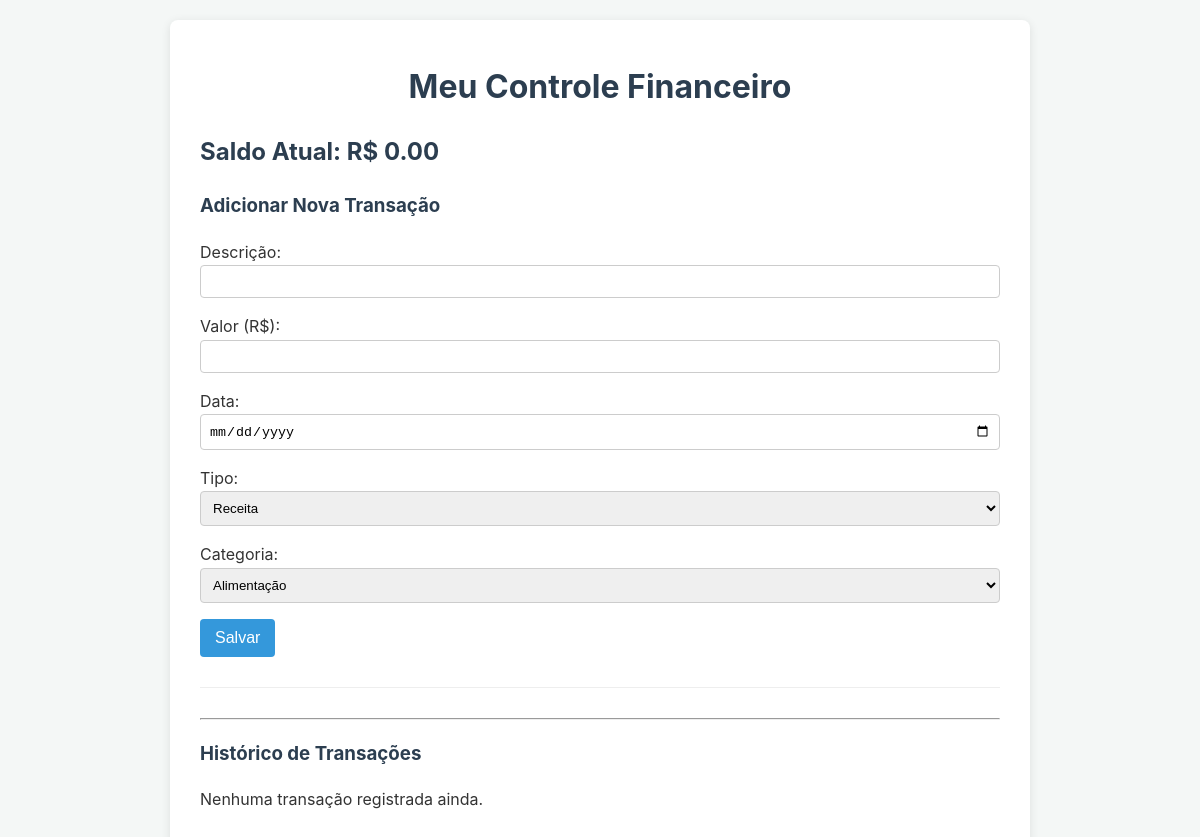
Before: / with the older database file.
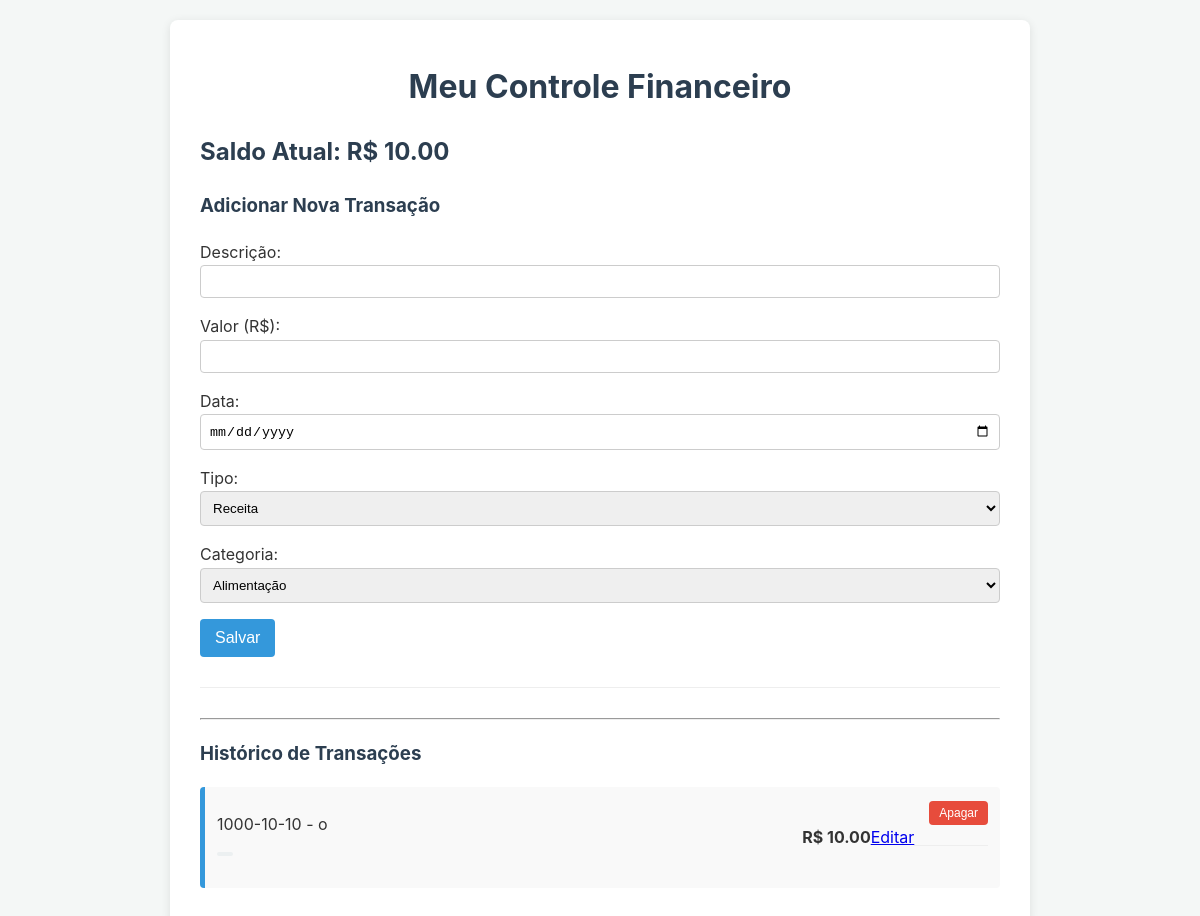
After: the same page with the newer database file.
### tables this page shows
CREATE TABLE transacoes (
        id INTEGER PRIMARY KEY AUTOINCREMENT,
        descricao TEXT NOT NULL,
        valor REAL NOT NULL,
        data TEXT NOT NULL,
        tipo TEXT NOT NULL,
        categoria_id INTEGER,
        FOREIGN KEY (categoria_id) REFERENCES categorias(id)
    );

### app.py (the view)
@app.route('/')
def index():
    conn = get_db_connection()
    transacoes = conn.execute('SELECT * FROM transacoes ORDER BY data DESC').fetchall()
    categorias = conn.execute('SELECT * FROM categorias ORDER BY nome').fetchall()
    saldo = 0
    for t in transacoes:
        if t['tipo'] == 'receita':
            saldo += t['valor']
        else:
            saldo -= t['valor']
    conn.close()
    return render_template('index.html', transacoes=transacoes, saldo=saldo, categorias=categorias)

### app.py (called while the page is built)
def get_db_connection():
    conn = sqlite3.connect('financeiro.db')
    conn.row_factory = sqlite3.Row
    return conn

### templates/index.html (shortened to what this page needs)
<!DOCTYPE html>
<html lang="pt-br">
<head>
    <link rel="stylesheet" href="{{ url_for('static', filename='style.css') }}">
</head>
<body>
    <div class="container">
        <h1>Meu Controle Financeiro</h1>
        <h2>Saldo Atual: R$ {{ "%.2f"|format(saldo) }}</h2>
        <form action="/add" method="post">
            <h3>Adicionar Nova Transação</h3>
            <p>
                Descrição: <input type="text" name="descricao" required>
            </p>
            <p>
                Valor (R$): <input type="number" name="valor" step="0.01" required>
            </p>
            <p>
                Data: <input type="date" name="data" required>
            </p>
            <p>
                Tipo:
                <select name="tipo">
                    <option value="receita">Receita</option>
                </select>
            </p>
            <p>
                Categoria:
                <select name="categoria_id">
                    {% for cat in categorias %}
                        <option value="{{ cat['id'] }}">{{ cat['nome'] }}</option>
                    {% endfor %}
                </select>
            </p>
            <p>
                <button type="submit">Salvar</button>
            </p>
        </form>
        <hr>
        <h3>Histórico de Transações</h3>
        {% if not transacoes %}
            <p>Nenhuma transação registrada ainda.</p>
        {% else %}
            <ul>
                {% for t in transacoes %}
                    <li class="{{ t['tipo'] }}">
                        <div>
                            <span>{{ t['data'] }} - {{ t['descricao'] }}</span>
                            <br>
                            <span class="category-tag">{{ t['categoria_nome'] }}</span>
                        </div>
                        <div class="transaction-actions">
                            <strong>R$ {{ "%.2f"|format(t['valor']) }}</strong>
                            <a href="{{ url_for('edit_transaction', id=t['id']) }}" class="edit-btn">Editar</a>
                            <form action="{{ url_for('delete_transaction', id=t['id']) }}" method="post" style="display: inline;">
                                <button type="submit" class="delete-btn">Apagar</button>
                            </form>
                        </div>
                    </li>
                {% endfor %}
            </ul>
        {% endif %}
    </div>
</body>
</html>

### static/style.css (style rules this page uses)
body { font-family: -apple-system, BlinkMacSystemFont, "Segoe UI", Roboto, Helvetica, Arial, sans-serif; background-color: #f4f7f6; color: #333; line-height: 1.6; margin: 0; padding: 20px; }
.container { max-width: 800px; margin: auto; background: #fff; padding: 20px 30px; border-radius: 8px; box-shadow: 0 2px 10px rgba(0, 0, 0, 0.1); }
h1, h2, h3 { color: #2c3e50; }
h1 { text-align: center; margin-bottom: 20px; }
form { margin-bottom: 30px; border-bottom: 1px solid #eee; padding-bottom: 20px; }
form p { margin-bottom: 10px; }
input[type="text"], input[type="number"], input[type="date"], select { width: 100%; padding: 8px; border: 1px solid #ccc; border-radius: 4px; box-sizing: border-box; }
button { background-color: #3498db; color: white; padding: 10px 15px; border: none; border-radius: 4px; cursor: pointer; font-size: 16px; }
ul { list-style-type: none; padding: 0; }
li { background: #f9f9f9; margin-bottom: 8px; padding: 12px; border-radius: 4px; border-left: 5px solid #3498db; display: flex; justify-content: space-between; align-items: center; }
.transaction-actions { display: flex; align-items: center; }
.delete-btn { background-color: #e74c3c; color: white; padding: 5px 10px; border: none; border-radius: 4px; cursor: pointer; font-size: 12px; margin-left: 15px; }
.category-tag { background-color: #ecf0f1; color: #7f8c8d; font-size: 12px; padding: 2px 8px; border-radius: 10px; display: inline-block; margin-top: 5px; }

Changed rows visible on the page:
added transacoes: data "1000-10-10", descricao "o", valor "10.00"
Other visible differences:
{{ "%.2f"|format(saldo) }}: "0.00" → "10.00"
text no longer shown: "Nenhuma transação registrada ainda."
